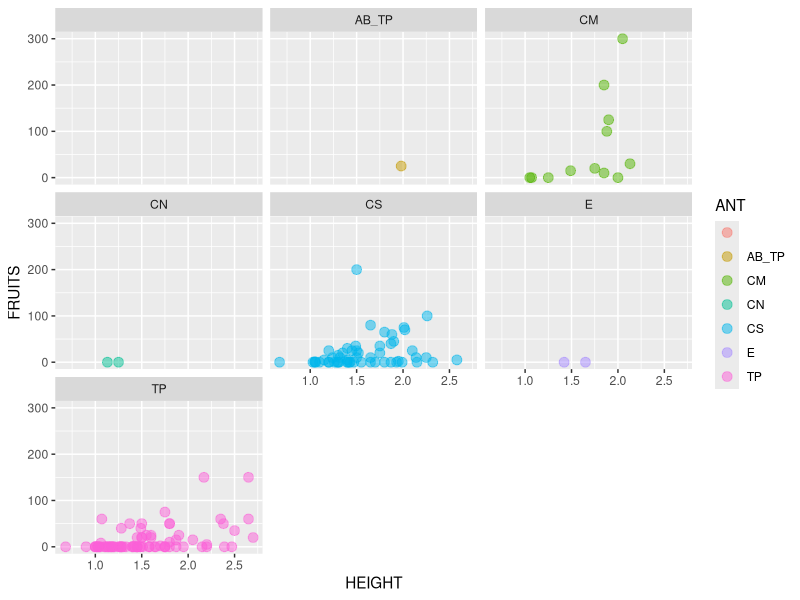

Reproduce this figure in R.
## ---- chunk 1
knitr::opts_chunk$set(echo = TRUE)
library(ggplot2)
## ---- chunk 2
# some words for myself
## ---- chunk 3
# make sure to provide file name as relative path
read.csv(file = "../data-raw/ACACIA_DREPANOLOBIUM_SURVEY.txt",
         sep = "\t",
         na.strings = "dead") -> acacia
## ---- chunk 4
head(acacia)
## ---- chunk 5
ggplot(data = acacia, mapping = aes(x = HEIGHT, y = FRUITS, color = ANT)) +
  geom_point(size = 3, alpha = 0.5) +
  facet_wrap(~ANT)
## ---- chunk 6

